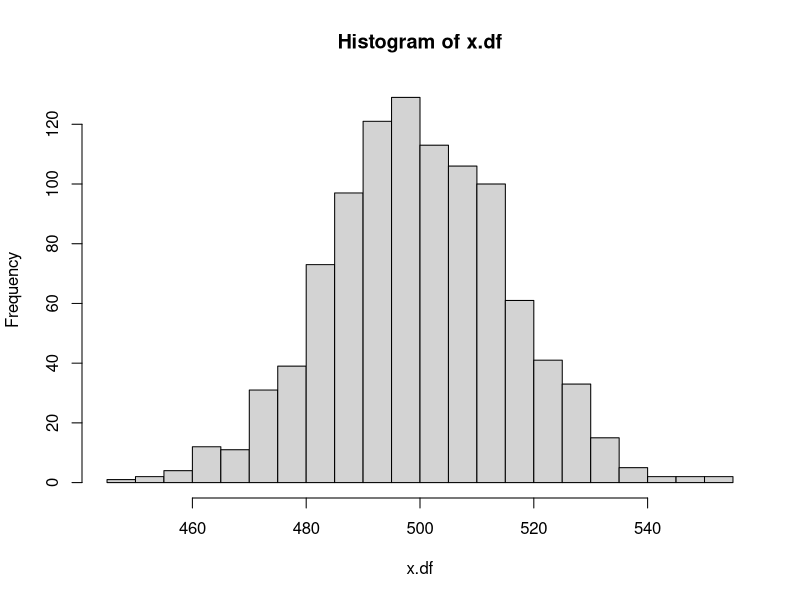
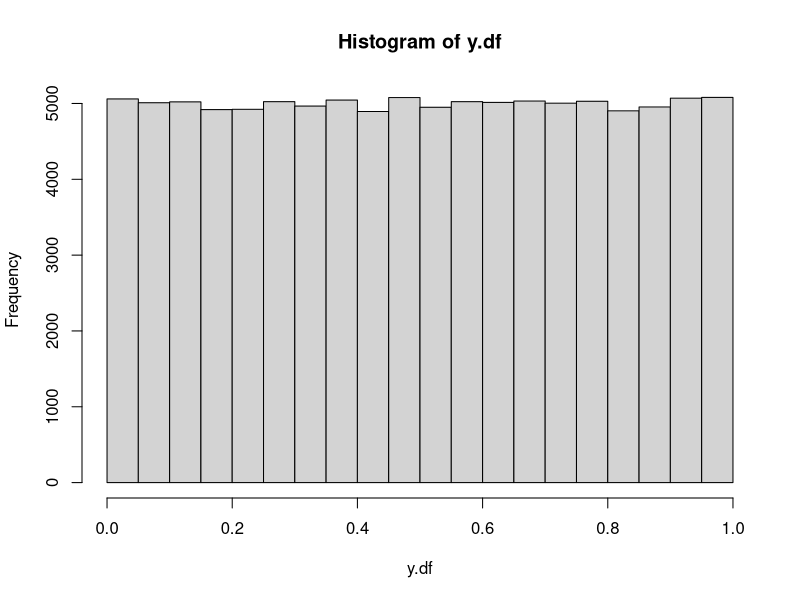
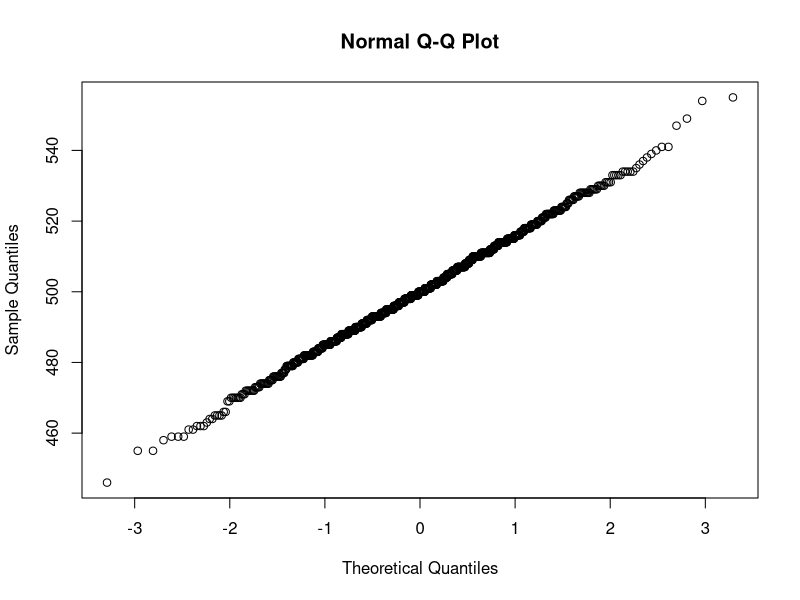
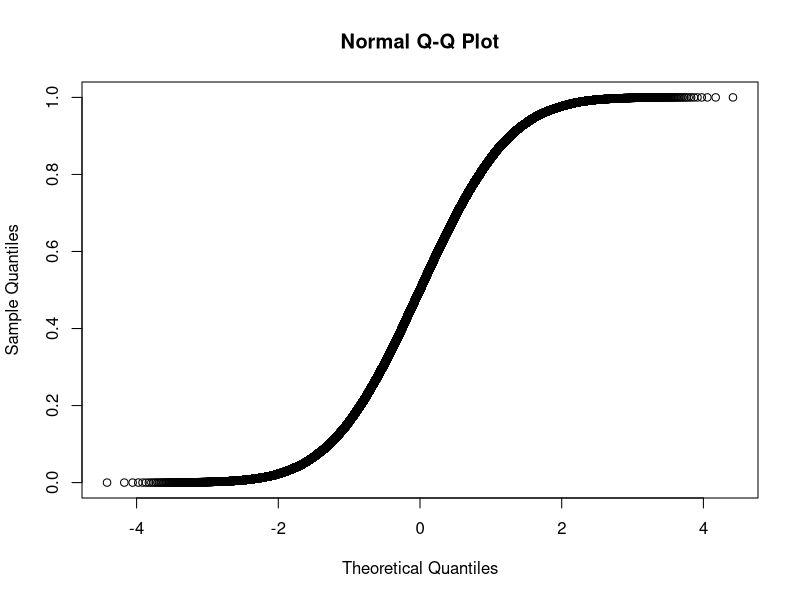

Here is the R script that generated these plots, in order:
## ---- chunk 1
pdf('plot.pdf', 200, 200)
x.df <- c()
y.df <- c()
for ( i in 1:1000 ) {
  x <- round(runif(1000, min = 0, max = 1))
  y <- runif(100, min = 0, max = 1)
  x.df <- c(x.df, sum(x))
  y.df <- c(y.df, y)
}
hist(x.df, breaks = 20)
hist(y.df, breaks = 20)
qqnorm(x.df)
qqnorm(y.df)
